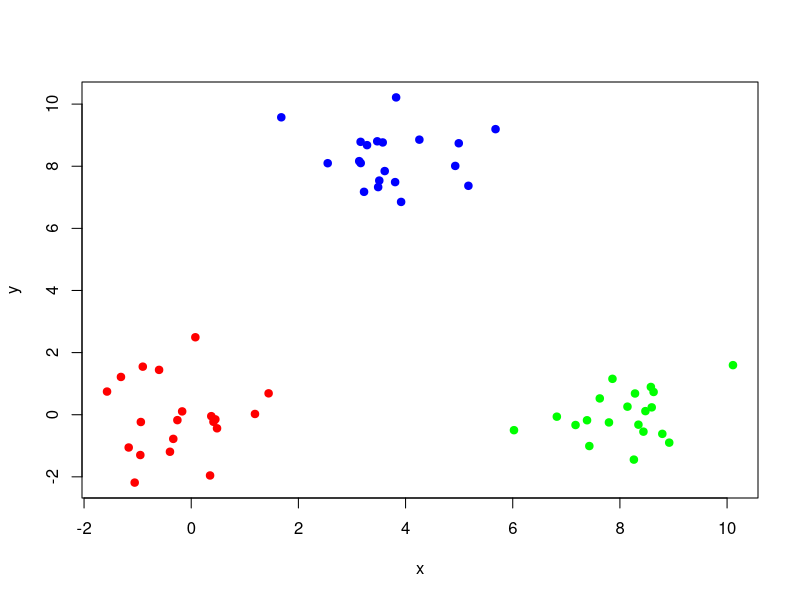
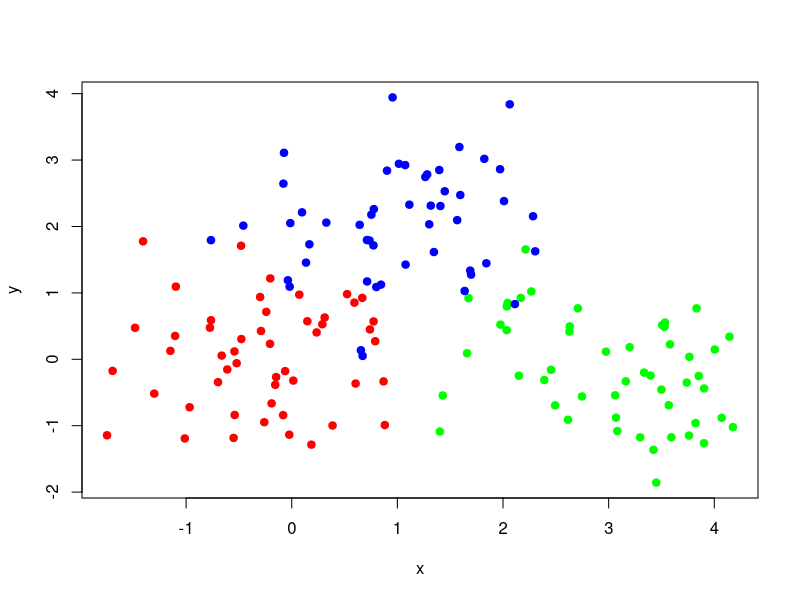
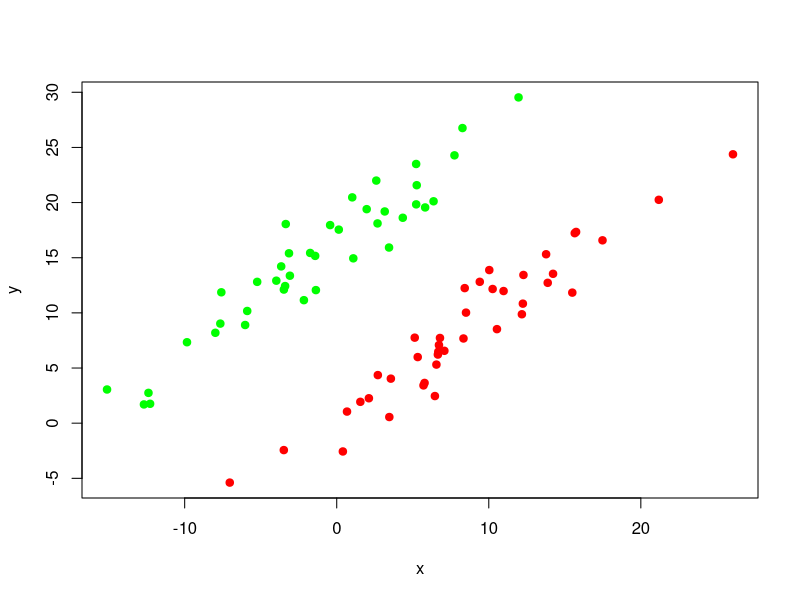
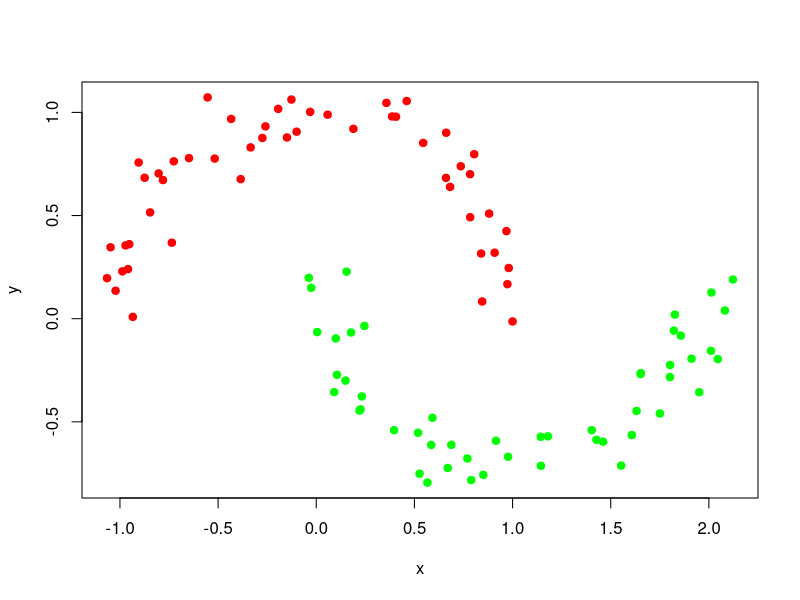

Write the R code that produced these figures, in order.
palette(rainbow(3))
#####################################################
#####################################################
##  CAMBIARE IL PARAMETRO DEL COMANDO set.seed PER PERSONALIZZARE L'ESERCIZIO
#####################################################
#####################################################
library(cluster)
dfcluster = function(data) {
    d = dist(data[, 2:3])
    average <- cutree(hclust(d, method = 'average'), 3)
    single <- cutree(hclust(d, method = 'single'), 3)
    complete <- cutree(hclust(d, method = 'complete'), 3)
    ward <- cutree(hclust(d, method = 'ward.D'), 3)
    pam <- pam(d, 3)
    kmeans <- kmeans(d, 3)

    df = data.frame(data[, 1], average, single, complete, ward, pam$clustering, kmeans$cluster)
    colnames(df) = c("orig", "avg", "sin", "compl", "ward", "pam", "kmeans")
    denom = nrow(df)
    avgp = paste0(round((sum(df$orig == df$avg) / denom) * 100), "%")
    sinp = paste0(round((sum(df$orig == df$sin) / denom) * 100), "%")
    comp = paste0(round((sum(df$orig == df$compl) / denom) * 100), "%")
    wardp = paste0(round((sum(df$orig == df$ward) / denom) * 100), "%")
    pamp = paste0(round((sum(df$orig == df$pam) / denom) * 100), "%")
    kmep = paste0(round((sum(df$orig == df$kmeans) / denom) * 100), "%")

    perc = c(avgp, sinp, comp, wardp, pamp, kmep)
    return(perc)
}

## cluster  ben separati
set.seed(69)
n=20; scale=1;
      mx=0; my=0; 
      x=rnorm(n)*scale+mx
      y=rnorm(n)*scale+my
      mx=8; my=0;
      x=c(x,(rnorm(n)*scale+mx))
      y=c(y,(rnorm(n)*scale+my))
      mx=4; my=8;
      x=c(x,(rnorm(n)*scale+mx))
      y=c(y,(rnorm(n)*scale+my))
mat_well<-cbind(c(rep(1,n),rep(2,n),rep(3,n)),x,y)
colnames(mat_well)<-c('G-vero','x','y')
plot(x, y, pch = 19, col = mat_well[, 1])


### cluster poco separati
set.seed(10)
 n=50; scale=.8;
      mx=0; my=0; 
      x=rnorm(n)*scale+mx
      y=rnorm(n)*scale+my
      mx=3; my=0; 
      x=c(x,(rnorm(n)*scale+mx))
      y=c(y,(rnorm(n)*scale+my))
      mx=1; my=2; 
      x=c(x,(rnorm(n)*scale+mx))
      y=c(y,(rnorm(n)*scale+my))
mat_poor<-cbind(c(rep(1,n),rep(2,n),rep(3,n)),x,y)
colnames(mat_poor)<-c('G-vero','x','y')
plot(x,y,pch=19,col=mat_poor[,1])


### cluster allungati
set.seed(19);
n=40
      ma=8; mb=0;
      a=rnorm(n)*6+ma;
      b=rnorm(n)+mb;
      ma=6; mb=8;  
      a<-c(a,rnorm(n)*6+ma)
      b<-c(b,b=rnorm(n)+mb)
         x=a-b;
         y=a+b;
mat_lunghi<-cbind(c(rep(1,n),rep(2,n)),x,y)
colnames(mat_lunghi)<-c('G-vero','x','y')
plot(x,y,pch=19,col=mat_lunghi[,1])

### cluster nonconvessi
set.seed(10);
n<-100
i<-1:n
         a=i*.0628319;
         x=cos(a)+(i>50)+rnorm(n)*.1;
         y=sin(a)+(i>50)*.3+rnorm(n)*.1;
mat_nconv<-cbind(c(rep(1,n/2),rep(2,n/2)),x,y)
colnames(mat_nconv)<-c('G-vero','x','y')
plot(x,y,pch=19,col=mat_nconv[,1])

dfcluster(mat_well)
dfcluster(mat_poor)
dfcluster(mat_lunghi)
dfcluster(mat_nconv)
